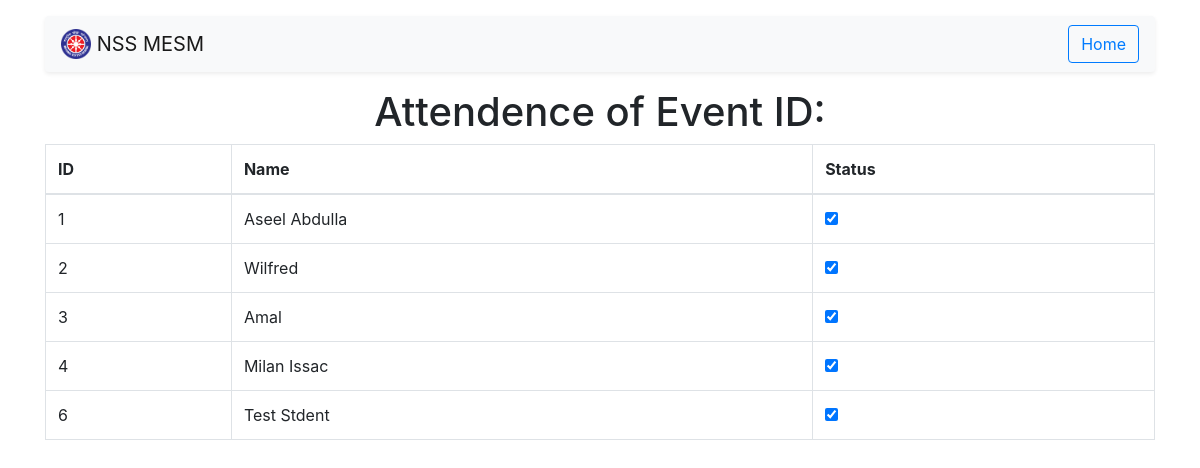
Page /routes/attendence.php on the committed database.
### tables this page shows
CREATE TABLE IF NOT EXISTS `volunteers_profile` (
  `id` int(5) NOT NULL AUTO_INCREMENT,
  `name` varchar(50) NOT NULL,
  `gender` varchar(10) NOT NULL,
  `guardian_name` varchar(50) NOT NULL,
  `dob` date NOT NULL,
  `community` varchar(10) NOT NULL,
  `blood_group` varchar(5) NOT NULL,
  `mobile_no` varchar(14) NOT NULL,
  `email` varchar(25) NOT NULL,
  `pincode` int(8) NOT NULL,
  `place` varchar(30) NOT NULL,
  `is_active` tinyint(1) NOT NULL,
  `user_type` int(2) NOT NULL,
  `year_of_join` year(4) NOT NULL,
  `dept_id` int(10) NOT NULL,
  `username` varchar(20) NOT NULL,
  `password` varchar(20) NOT NULL,
  PRIMARY KEY (`id`),
  KEY `user_type` (`user_type`),
  KEY `dept_id` (`dept_id`)
);

### backend/utilities.php (called while the page is built, shortened)
<?php
require('dbconnect.php');
function get_volunteers_active()
{
    global $conn;
    $sql="select v.* ,d.name as dept from volunteers_profile v, department d where   v.dept_id=d.dept_id and v.is_active=1";
    if (mysqli_query($conn, $sql)) {
        $result= mysqli_query($conn, $sql);
        return $result;
    } else {
        echo mysqli_error($conn);
    }
}
function attendence_by_event($id)
{
    global $conn;
    $sql="SELECT vol_id from attendence where event_id='$id'";
    if (mysqli_query($conn, $sql)) {
        $result= mysqli_query($conn, $sql);
        $absent=array();
        if (mysqli_num_rows($result)>0) {
            while ($row=mysqli_fetch_array($result)) {
                array_push($absent, $row['vol_id']);
            }
            return $absent;
        } else {
            return "no";
        }
    } else {
        echo mysqli_error($conn);
    }
}

### routes/attendence.php (the view, shortened to what this page needs)
<?php
require('../backend/status.php');
require('../backend/utilities.php');
$id=$_POST['eventid'];
$absents=attendence_by_event($id);
?>
<!DOCTYPE html>
<html lang="en">
  <head>
    <link rel="stylesheet" href="../css/bootstrap.min.css" />
  </head>
  <body>
    <div class="container">
    <nav class="navbar navbar-expand-lg navbar-light rounded bg-light my-3 shadow-sm">
      <a class="navbar-brand" href="../">
        <img src="../assets/favicon.png" width="30" height="30" class="d-inline-block align-top" alt=""
          loading="lazy" />
        NSS MESM</a>
      <div class="collapse navbar-collapse" id="navbarText">
        <a class="btn btn-outline-primary my-2 my-sm-0" href="../routes/adminboard">Home</a>
    </nav>
    <h1 class='text-center'>Attendence of Event ID: <?php echo $id; ?></h1>
<table class="table table-bordered">
<thead>
  <tr>
    <th>ID</th>
    <th>Name</th>
    <th>Status</th>
  </tr>
</thead>
<tbody id="myTable">
<?php   $volunteers=get_volunteers_active();
if (mysqli_num_rows($volunteers)>0) {
    while ($row=mysqli_fetch_assoc($volunteers)) {
        ?>
 <tr>
    <td><?php echo $row['id'] ?></td>
    <td><?php echo $row['name'] ?></td>
<td><input type="checkbox" <?php echo in_array($row['id'],$absents)?'':'checked'; ?> name="" onclick="handleAbsent(<?php echo $row['id'],',',$id ?>)" id="<?php echo $row['id'] ?>"></td>
  </tr>
  <tr>
                  <?php
    }
} else {
    echo "NIL";
} ?>
</tbody>
</table>
    </div>
  </body>
</html>

### rows in the picture
volunteers_profile: id "1", name "Aseel Abdulla", id "☑"
volunteers_profile: id "2", name "Wilfred", id "☑"
volunteers_profile: id "3", name "Amal", id "☑"
volunteers_profile: id "4", name "Milan Issac", id "☑"
volunteers_profile: id "6", name "Test Stdent", id "☑"
